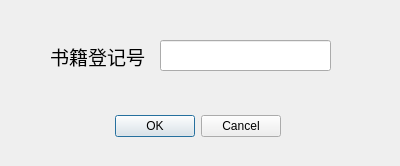
<?xml version="1.0" encoding="UTF-8"?>
<ui version="4.0">
 <class>registernumber</class>
 <widget class="QDialog" name="registernumber">
  <property name="geometry">
   <rect>
    <x>0</x>
    <y>0</y>
    <width>400</width>
    <height>166</height>
   </rect>
  </property>
  <property name="windowTitle">
   <string>请输入登记号</string>
  </property>
  <property name="windowIcon">
   <iconset resource="../../../.qrc">
    <normaloff>:/qt2/project/library/iconjie.png</normaloff>:/qt2/project/library/iconjie.png</iconset>
  </property>
  <widget class="QDialogButtonBox" name="buttonBox">
   <property name="geometry">
    <rect>
     <x>-60</x>
     <y>110</y>
     <width>341</width>
     <height>32</height>
    </rect>
   </property>
   <property name="orientation">
    <enum>Qt::Orientation::Horizontal</enum>
   </property>
   <property name="standardButtons">
    <set>QDialogButtonBox::StandardButton::Cancel|QDialogButtonBox::StandardButton::Ok</set>
   </property>
  </widget>
  <widget class="QLabel" name="label">
   <property name="geometry">
    <rect>
     <x>50</x>
     <y>41</y>
     <width>111</width>
     <height>31</height>
    </rect>
   </property>
   <property name="font">
    <font>
     <pointsize>14</pointsize>
    </font>
   </property>
   <property name="text">
    <string>书籍登记号</string>
   </property>
  </widget>
  <widget class="QLineEdit" name="lineEdit">
   <property name="geometry">
    <rect>
     <x>160</x>
     <y>40</y>
     <width>171</width>
     <height>31</height>
    </rect>
   </property>
  </widget>
  <widget class="QWidget" name="widget" native="true">
   <property name="geometry">
    <rect>
     <x>0</x>
     <y>0</y>
     <width>401</width>
     <height>171</height>
    </rect>
   </property>
   <property name="styleSheet">
    <string notr="true">background-image:url(:/qt2/project/library/haoma.png);
border-image:url(:/qt2/project/library/haoma.png)</string>
   </property>
  </widget>
  <zorder>widget</zorder>
  <zorder>buttonBox</zorder>
  <zorder>label</zorder>
  <zorder>lineEdit</zorder>
 </widget>
 <resources>
  <include location="../../../.qrc"/>
 </resources>
 <connections>
  <connection>
   <sender>buttonBox</sender>
   <signal>accepted()</signal>
   <receiver>registernumber</receiver>
   <slot>accept()</slot>
   <hints>
    <hint type="sourcelabel">
     <x>248</x>
     <y>254</y>
    </hint>
    <hint type="destinationlabel">
     <x>157</x>
     <y>274</y>
    </hint>
   </hints>
  </connection>
  <connection>
   <sender>buttonBox</sender>
   <signal>rejected()</signal>
   <receiver>registernumber</receiver>
   <slot>reject()</slot>
   <hints>
    <hint type="sourcelabel">
     <x>316</x>
     <y>260</y>
    </hint>
    <hint type="destinationlabel">
     <x>286</x>
     <y>274</y>
    </hint>
   </hints>
  </connection>
 </connections>
</ui>
